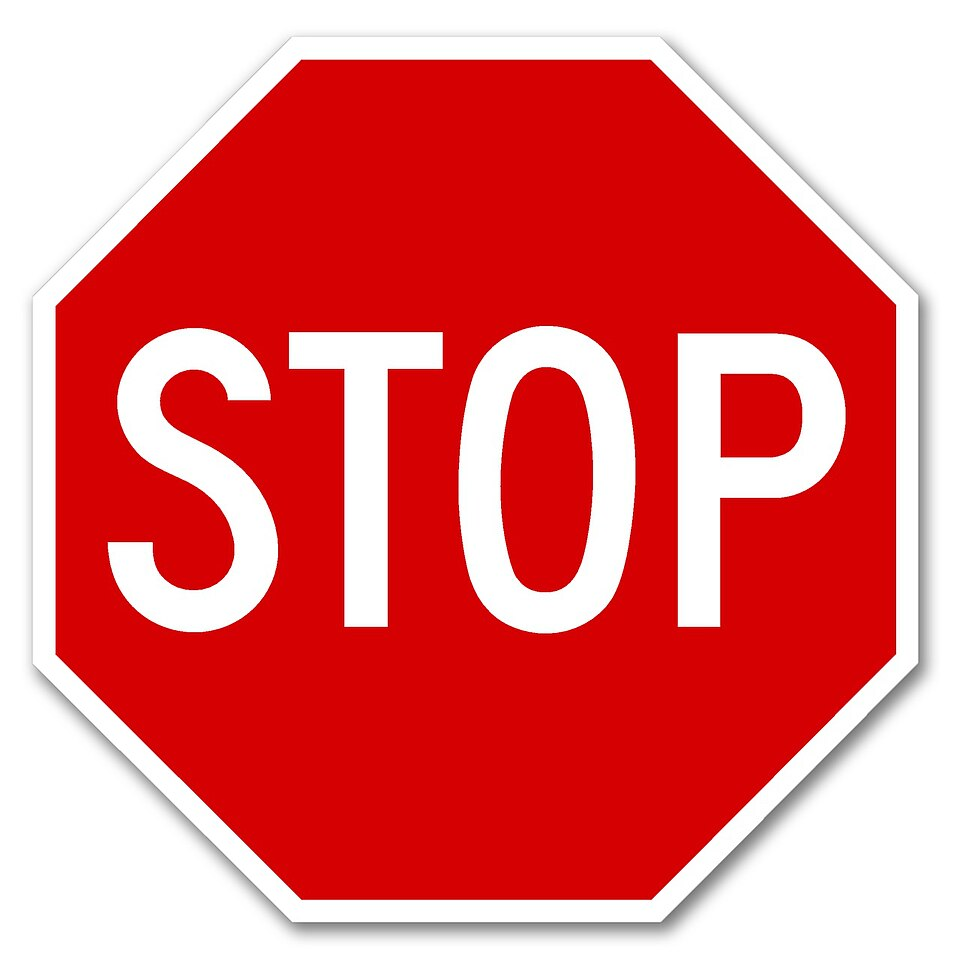
#> input picture day07/stop_sign.jpg, 960 x 959 px
$ python step3_stop_sign.py stop_sign.jpg
#> lines starting #> are read from the running program, lines starting #| are printed output that depends on the picture; after the words box and inside, x2 and y2 are one past the last pixel; in counts of white or black regions, pixels touching at a corner belong together
import cv2 as cv
import numpy as np
import matplotlib.pyplot as plt
import sys

# ========== Step 1: 정지 표지판 이미지 로드 ==========
# 실행 방법: python step3_stop_sign.py stop_sign.jpg
# 파일명 인자 없으면 'stop_sign.jpg' 기본값 사용

img_path = sys.argv[1] if len(sys.argv) > 1 else 'stop_sign.jpg'
img = cv.imread(img_path)
#> img is the input picture: shape (959, 960, 3); mean B, G, R 117.4, 116.4, 229.5

if img is None:
    print(f"이미지를 찾을 수 없습니다: {img_path}")
    print("사용법: python step3_stop_sign.py <이미지파일>")
    exit()

print(f"이미지 로드 성공: {img.shape}")
#| 이미지 로드 성공: (959, 960, 3)

hsv = cv.cvtColor(img, cv.COLOR_BGR2HSV)
#> hsv: shape (959, 960, 3); mean H, S, V 9.9, 136.3, 229.7

# ========== Step 2: 빨간색 마스크 생성 ==========
# HSV에서 빨강은 두 구간으로 나뉨: 0~10, 170~180
# 필요하면 이 값 조정해봐

lower_red1 = np.array([0, 100, 100])
upper_red1 = np.array([10, 255, 255])

lower_red2 = np.array([170, 100, 100])
upper_red2 = np.array([180, 255, 255])

mask1 = cv.inRange(hsv, lower_red1, upper_red1)
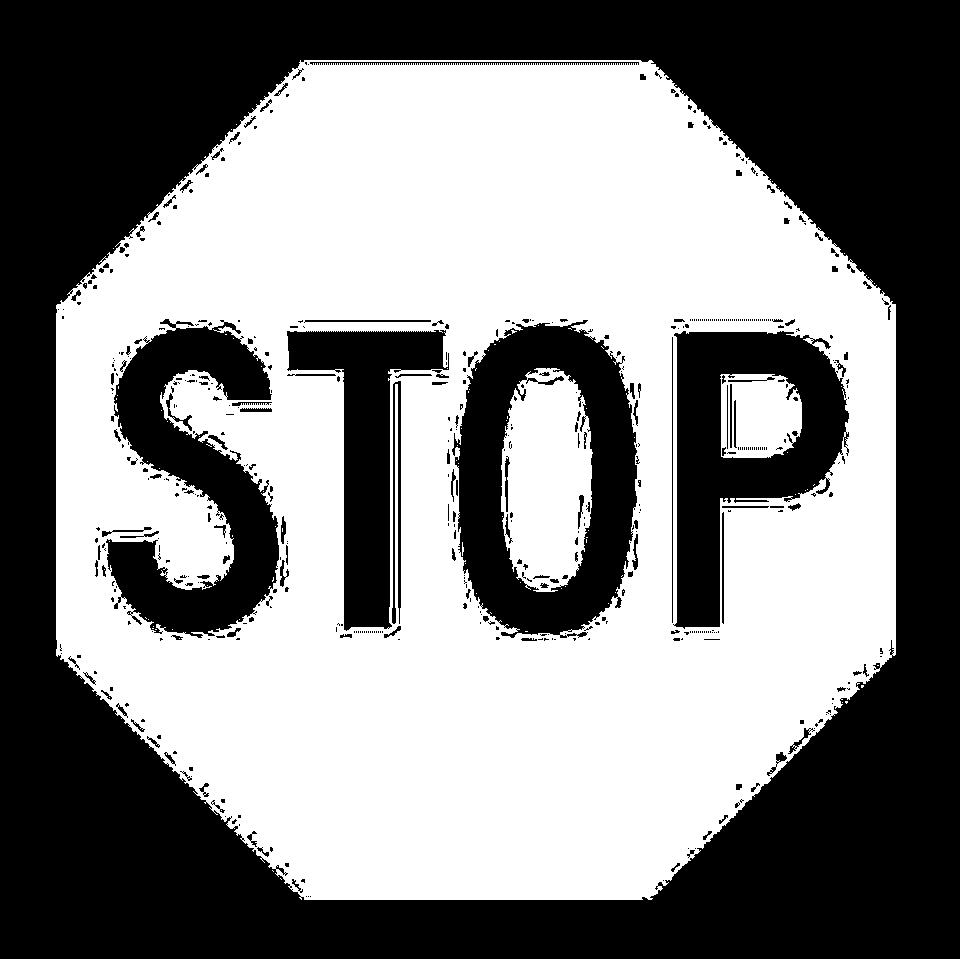
#> mask1: shape (959, 960); 51.3% white; 538 black regions (391 under 20 px), largest, box (x1, y1, x2, y2) and area: (0, 0, 960, 959) 337077, (452, 320, 637, 638) 30403, (106, 319, 279, 638) 26456
mask2 = cv.inRange(hsv, lower_red2, upper_red2)
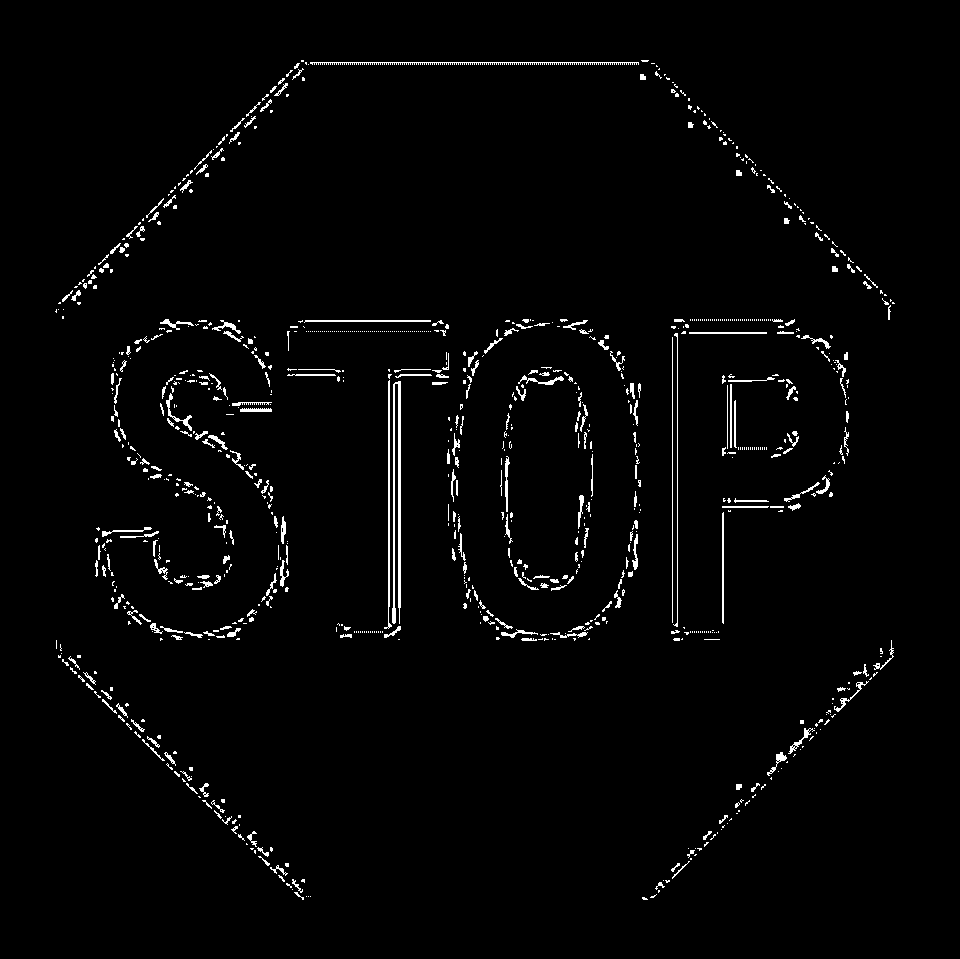
#> mask2: shape (959, 960); 2.1% white in thin lines or dots, all inside (x1, y1, x2, y2) = (55, 60, 895, 900)
red_mask = cv.bitwise_or(mask1, mask2)
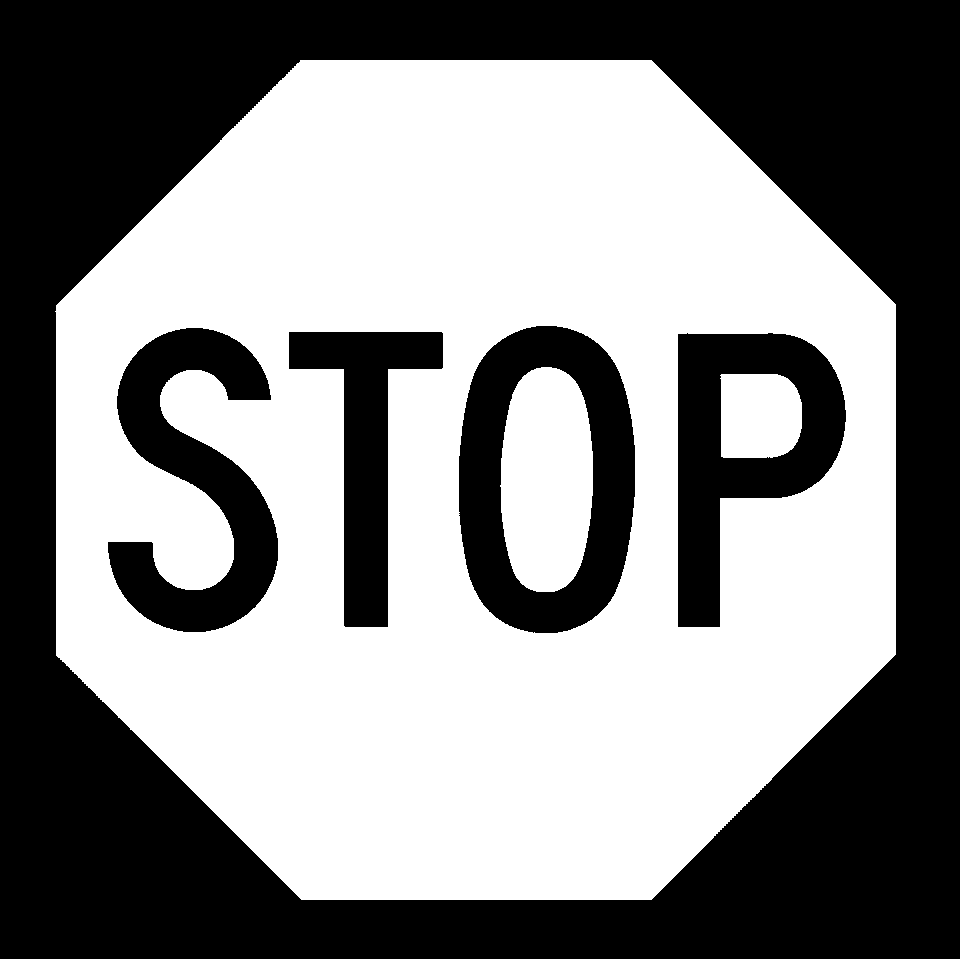
#> red_mask: shape (959, 960); 53.4% white; 5 black regions, box (x1, y1, x2, y2) and area: (0, 0, 960, 959) 335172, (459, 326, 635, 633) 28110, (108, 328, 278, 632) 24272, (678, 333, 846, 627) 24198, (289, 332, 443, 627) 17047

print(f"Red pixels (before morphology): {cv.countNonZero(red_mask)}")
#| Red pixels (before morphology): 491841

# ========== Step 3: 노이즈 제거 (모폴로지) ==========
kernel = cv.getStructuringElement(cv.MORPH_ELLIPSE, (5, 5))
red_mask = cv.morphologyEx(red_mask, cv.MORPH_CLOSE, kernel)  # 구멍 채우기
#> red_mask: shape (959, 960); 53.4% white; 5 black regions, box (x1, y1, x2, y2) and area: (0, 0, 960, 959) 335172, (459, 326, 635, 633) 28105, (108, 328, 278, 632) 24264, (678, 333, 846, 627) 24190, (289, 332, 443, 627) 17038
red_mask = cv.morphologyEx(red_mask, cv.MORPH_OPEN, kernel)   # 작은 노이즈 제거
#> red_mask: shape (959, 960); 53.4% white; 5 black regions

print(f"Red pixels (after morphology): {cv.countNonZero(red_mask)}")
#| Red pixels (after morphology): 491854

# ========== Step 4: 컨투어 검출 ==========
contours, _ = cv.findContours(red_mask, cv.RETR_TREE, cv.CHAIN_APPROX_SIMPLE)
#> contours = 7 contours; box (x1, y1, x2, y2) and area: (56, 60, 896, 900) 584236, (458, 325, 636, 634) 45871, (677, 332, 847, 628) 30960, (107, 327, 279, 633) 24818, (288, 331, 444, 628) 17485, (501, 367, 593, 592) 17133, (720, 374, 802, 458) 6206
print(f"Found {len(contours)} contours")
#| Found 7 contours

# ========== Step 5: 컨투어 필터링 ==========
min_area = 500  # 너무 작은 노이즈 제거 (이미지 크기에 따라 조정)

detected_signs = []

for contour in contours:
    area = cv.contourArea(contour)
    if area < min_area:
        continue

    # 근사 다각형 계산
    perimeter = cv.arcLength(contour, True)
    approx = cv.approxPolyDP(contour, 0.02 * perimeter, True)
    num_vertices = len(approx)

    # 바운딩 박스 및 aspect ratio
    x, y, bw, bh = cv.boundingRect(contour)
    aspect_ratio = float(bw) / bh if bh > 0 else 0

    # 6각형 이상 + 정사각형에 가까운 형태 (정지 표지판 = 팔각형)
    if num_vertices >= 6 and 0.8 <= aspect_ratio <= 1.2:
        detected_signs.append((x, y, bw, bh, num_vertices, area))
#> this loop made 7 passes
#> (area, perimeter, num_vertices, x, y, bw, bh, aspect_ratio) on passes 1 to 7: (584235.5, 2825.9, 8, 56, 60, 840, 840, 1), (30959.5, 872, 8, 677, 332, 170, 296, 0.574), (6206.5, 306.8, 6, 720, 374, 82, 84, 0.976), (17485, 893.8, 8, 288, 331, 156, 297, 0.525), (24818, 1296.9, 12, 107, 327, 172, 306, 0.562), (45871, 843.1, 8, 458, 325, 178, 309, 0.576), (17133, 558.5, 8, 501, 367, 92, 225, 0.409)
#> after the loop, detected_signs = [(56, 60, 840, 840, 8, 584235.5), (720, 374, 82, 84, 6, 6206.5)]

print(f"Detected stop signs: {len(detected_signs)}")
#| Detected stop signs: 2

# ========== Step 6: 결과 시각화 ==========
result_img = img.copy()

for x, y, bw, bh, vertices, area in detected_signs:
    cv.rectangle(result_img, (x, y), (x+bw, y+bh), (0, 0, 255), 3)
    label = f'Stop ({vertices}v, area={int(area)})'
    cv.putText(result_img, label, (x, y-10),
               cv.FONT_HERSHEY_SIMPLEX, 0.7, (0, 0, 255), 2)
#> this loop made 2 passes
#> (x, y, bw, bh, vertices, area, label) on passes 1 to 2: (56, 60, 840, 840, 8, 584235.5, 'Stop (8v, area=584235)'), (720, 374, 82, 84, 6, 6206.5, 'Stop (6v, area=6206)')
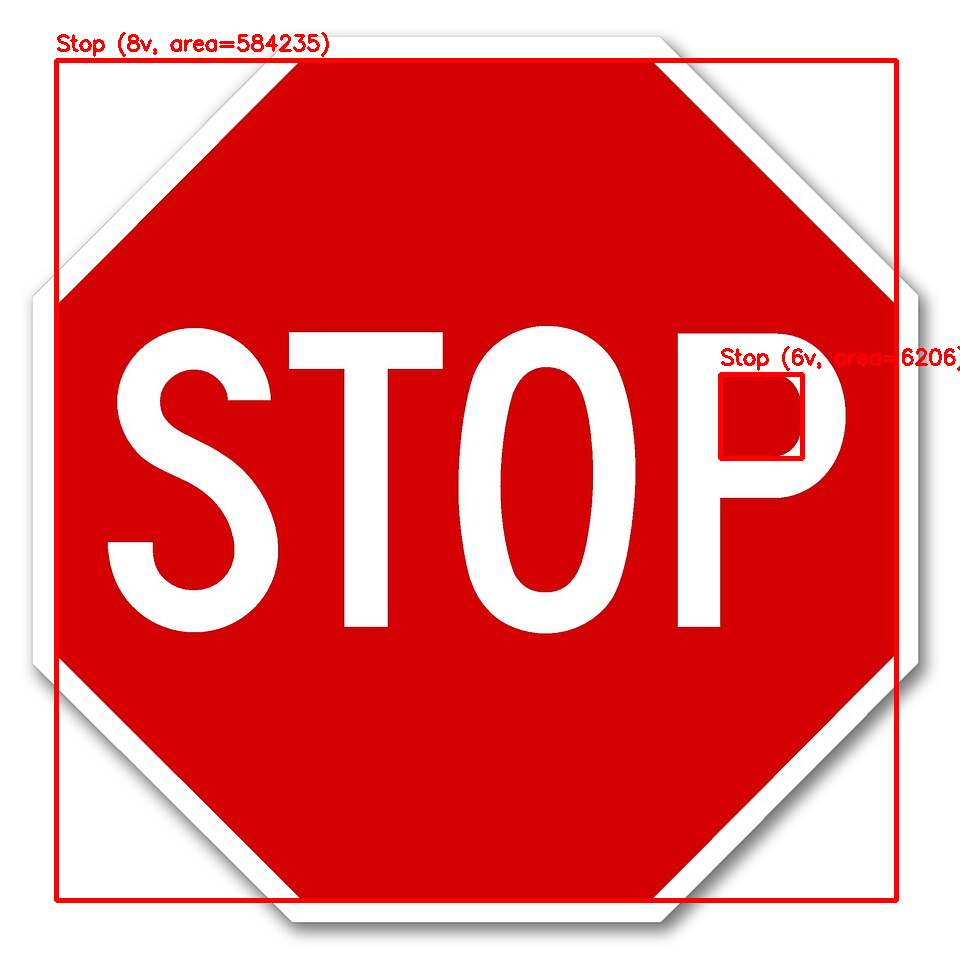
#> result_img: shape (959, 960, 3); 2.39% of pixels changed, all inside (x1, y1, x2, y2) = (54, 32, 960, 903)

plt.figure(figsize=(14, 6))

plt.subplot(131)
plt.imshow(cv.cvtColor(img, cv.COLOR_BGR2RGB))
plt.title('Original')
plt.axis('off')

plt.subplot(132)
plt.imshow(red_mask, cmap='gray')
plt.title('Red Color Mask')
plt.axis('off')

plt.subplot(133)
plt.imshow(cv.cvtColor(result_img, cv.COLOR_BGR2RGB))
plt.title(f'Detected Stop Signs ({len(detected_signs)})')
plt.axis('off')

plt.tight_layout()
plt.savefig('step3_result.png', dpi=150)
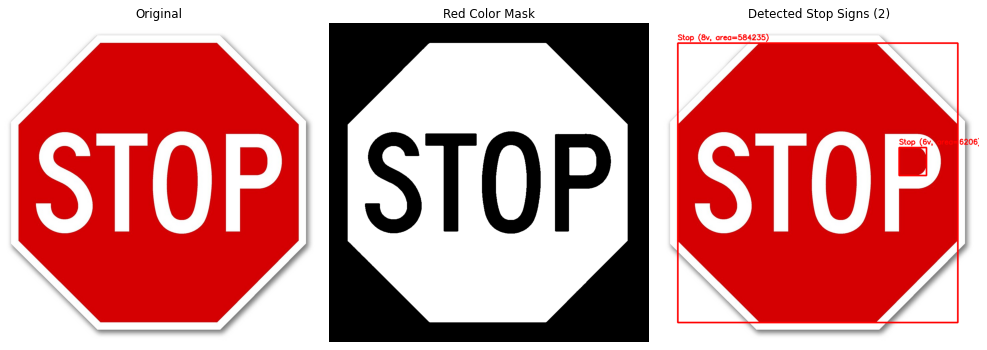
#> figure drawn by matplotlib, 3 panels
plt.show()
print("결과 저장됨: step3_result.png")
